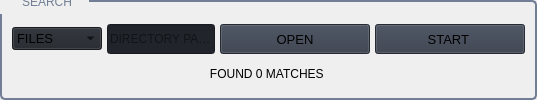
                        <widget class="QGroupBox" name="searchGroup">
                         <property name="styleSheet">
                          <string notr="true">QGroupBox {
    border: 2px solid rgb(113, 126, 149);
    border-radius: 5px;
}

QGroupBox::title {
    color: rgb(113, 126, 149);
    padding: -10px 15px 0 20px;
}
</string>
                         </property>
                         <property name="title">
                          <string>SEARCH</string>
                         </property>
                         <property name="checked">
                          <bool>false</bool>
                         </property>
                         <layout class="QGridLayout" name="third_layout_7">
                          <property name="leftMargin">
                           <number>10</number>
                          </property>
                          <property name="topMargin">
                           <number>20</number>
                          </property>
                          <property name="rightMargin">
                           <number>10</number>
                          </property>
                          <property name="bottomMargin">
                           <number>10</number>
                          </property>
                          <item row="1" column="0">
                           <layout class="QVBoxLayout" name="searchMainVL">
                            <property name="spacing">
                             <number>5</number>
                            </property>
                            <item>
                             <layout class="QGridLayout" name="topGL">
                              <property name="topMargin">
                               <number>2</number>
                              </property>
                              <property name="bottomMargin">
                               <number>0</number>
                              </property>
                              <item row="0" column="0">
                               <widget class="QComboBox" name="searchTypeComboBox">
                                <property name="font">
                                 <font>
                                  <family>Segoe UI</family>
                                  <pointsize>10</pointsize>
                                  <weight>50</weight>
                                  <italic>false</italic>
                                  <bold>false</bold>
                                 </font>
                                </property>
                                <property name="autoFillBackground">
                                 <bool>false</bool>
                                </property>
                                <property name="styleSheet">
                                 <string notr="true">background-color: rgb(33, 37, 43);</string>
                                </property>
                                <property name="iconSize">
                                 <size>
                                  <width>16</width>
                                  <height>16</height>
                                 </size>
                                </property>
                                <property name="frame">
                                 <bool>true</bool>
                                </property>
                                <item>
                                 <property name="text">
                                  <string>FILES</string>
                                 </property>
                                </item>
                                <item>
                                 <property name="text">
                                  <string>FOLDERS</string>
                                 </property>
                                </item>
                               </widget>
                              </item>
                              <item row="0" column="2">
                               <widget class="QPushButton" name="browsePathBtn">
                                <property name="minimumSize">
                                 <size>
                                  <width>150</width>
                                  <height>30</height>
                                 </size>
                                </property>
                                <property name="font">
                                 <font>
                                  <family>Segoe UI</family>
                                  <pointsize>10</pointsize>
                                  <weight>50</weight>
                                  <italic>false</italic>
                                  <bold>false</bold>
                                 </font>
                                </property>
                                <property name="cursor">
                                 <cursorShape>PointingHandCursor</cursorShape>
                                </property>
                                <property name="styleSheet">
                                 <string notr="true">background-color: rgb(52, 59, 72);</string>
                                </property>
                                <property name="text">
                                 <string>OPEN</string>
                                </property>
                               </widget>
                              </item>
                              <item row="0" column="1">
                               <widget class="QLineEdit" name="pathLineEdit">
                                <property name="minimumSize">
                                 <size>
                                  <width>0</width>
                                  <height>30</height>
                                 </size>
                                </property>
                                <property name="toolTip">
                                 <string>Enter the path where should the lookup process begin</string>
                                </property>
                                <property name="styleSheet">
                                 <string notr="true">background-color: rgb(33, 37, 43);</string>
                                </property>
                                <property name="text">
                                 <string/>
                                </property>
                                <property name="placeholderText">
                                 <string>DIRECTORY PATH...</string>
                                </property>
                               </widget>
                              </item>
                              <item row="0" column="3">
                               <widget class="QPushButton" name="startSearchBtn">
                                <property name="minimumSize">
                                 <size>
                                  <width>150</width>
                                  <height>30</height>
                                 </size>
                                </property>
                                <property name="font">
                                 <font>
                                  <family>Segoe UI</family>
                                  <pointsize>10</pointsize>
                                  <weight>50</weight>
                                  <italic>false</italic>
                                  <bold>false</bold>
                                 </font>
                                </property>
                                <property name="cursor">
                                 <cursorShape>PointingHandCursor</cursorShape>
                                </property>
                                <property name="styleSheet">
                                 <string notr="true">background-color: rgb(52, 59, 72);</string>
                                </property>
                                <property name="text">
                                 <string>START </string>
                                </property>
                               </widget>
                              </item>
                             </layout>
                            </item>
                            <item>
                             <widget class="QLabel" name="foundMatchLabel">
                              <property name="text">
                               <string>FOUND 0 MATCHES </string>
                              </property>
                              <property name="alignment">
                               <set>Qt::AlignCenter</set>
                              </property>
                             </widget>
                            </item>
                           </layout>
                          </item>
                         </layout>
                        </widget>
